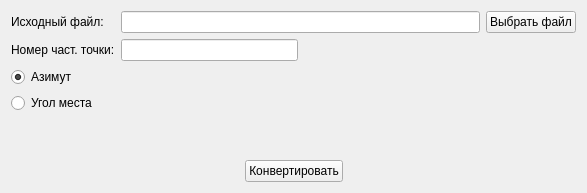
<?xml version="1.0" encoding="UTF-8"?>
<ui version="4.0">
 <class>Widget</class>
 <widget class="QWidget" name="Widget">
  <property name="geometry">
   <rect>
    <x>0</x>
    <y>0</y>
    <width>587</width>
    <height>193</height>
   </rect>
  </property>
  <property name="windowTitle">
   <string>Преобразование формата файлов</string>
  </property>
  <layout class="QGridLayout" name="gridLayout">
   <item row="0" column="0">
    <widget class="QLabel" name="label_2">
     <property name="text">
      <string>Исходный файл:</string>
     </property>
    </widget>
   </item>
   <item row="0" column="1" colspan="2">
    <widget class="QLineEdit" name="fileNameEdit"/>
   </item>
   <item row="0" column="3">
    <widget class="QPushButton" name="inputFileButton">
     <property name="text">
      <string>Выбрать файл</string>
     </property>
    </widget>
   </item>
   <item row="1" column="0">
    <widget class="QLabel" name="label">
     <property name="text">
      <string>Номер част. точки:</string>
     </property>
    </widget>
   </item>
   <item row="1" column="1">
    <widget class="QLineEdit" name="freqIndexEdit"/>
   </item>
   <item row="1" column="2">
    <spacer name="horizontalSpacer">
     <property name="orientation">
      <enum>Qt::Horizontal</enum>
     </property>
     <property name="sizeHint" stdset="0">
      <size>
       <width>40</width>
       <height>20</height>
      </size>
     </property>
    </spacer>
   </item>
   <item row="4" column="0" colspan="2">
    <spacer name="verticalSpacer">
     <property name="orientation">
      <enum>Qt::Vertical</enum>
     </property>
     <property name="sizeHint" stdset="0">
      <size>
       <width>20</width>
       <height>40</height>
      </size>
     </property>
    </spacer>
   </item>
   <item row="5" column="0" colspan="4">
    <layout class="QHBoxLayout" name="horizontalLayout">
     <item>
      <spacer name="horizontalSpacer_3">
       <property name="orientation">
        <enum>Qt::Horizontal</enum>
       </property>
       <property name="sizeHint" stdset="0">
        <size>
         <width>40</width>
         <height>20</height>
        </size>
       </property>
      </spacer>
     </item>
     <item>
      <widget class="QPushButton" name="convertButton">
       <property name="text">
        <string>Конвертировать</string>
       </property>
      </widget>
     </item>
     <item>
      <spacer name="horizontalSpacer_2">
       <property name="orientation">
        <enum>Qt::Horizontal</enum>
       </property>
       <property name="sizeHint" stdset="0">
        <size>
         <width>40</width>
         <height>20</height>
        </size>
       </property>
      </spacer>
     </item>
    </layout>
   </item>
   <item row="2" column="0">
    <widget class="QRadioButton" name="azRadio">
     <property name="text">
      <string>Азимут</string>
     </property>
     <property name="checkable">
      <bool>true</bool>
     </property>
     <property name="checked">
      <bool>true</bool>
     </property>
    </widget>
   </item>
   <item row="3" column="0">
    <widget class="QRadioButton" name="elRadio">
     <property name="text">
      <string>Угол места</string>
     </property>
    </widget>
   </item>
  </layout>
 </widget>
 <layoutdefault spacing="6" margin="11"/>
 <resources/>
 <connections/>
</ui>
